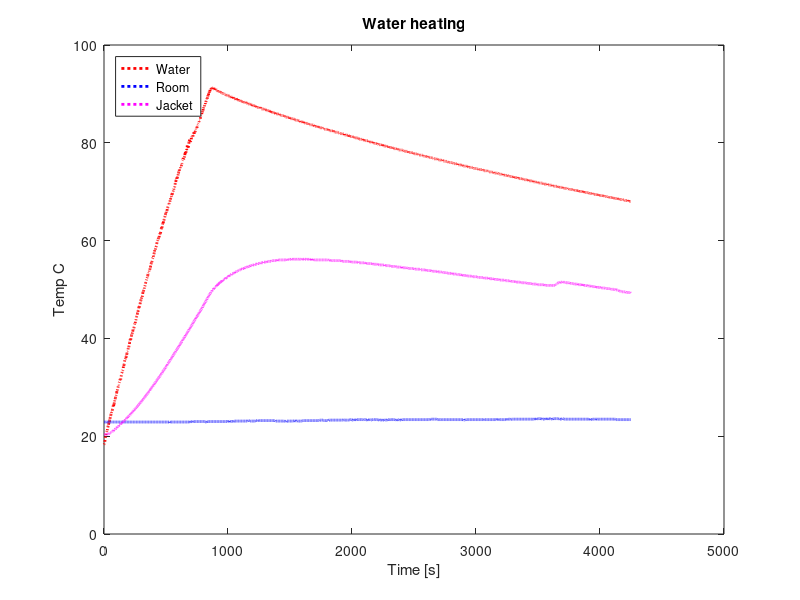

The MATLAB script that drew this image:
clear all
close all

a = 1.675091827e-3;
b = 1.857536553e-4;
c = 5.373169834e-7;

fid = fopen('heating_new_3L.txt');
data1 = fscanf(fid, '%f');
fclose(fid);

%--------------------------------------------------
time1 = data1(1:4:length(data1))/1000;
analog11 = data1(2:4:length(data1));
analog21 = data1(3:4:length(data1));
analog31 = data1(4:4:length(data1));

Rw1 = (2250600./analog11) - 2200;
Rwlog1 = log(Rw1);
Rr1 = (2250600./analog21) - 2200;
Rrlog1 = log(Rr1);
Rj1 = (2250600./analog31) - 2200;
Rjlog1 = log(Rj1);

Tw1 = (1./(a + b.*Rwlog1 + c.*(Rwlog1.^3)))-273.15;
Tr1 = (1./(a + b.*Rrlog1 + c.*(Rrlog1.^3)))-273.15;
Tj1 = (1./(a + b.*Rjlog1 + c.*(Rjlog1.^3)))-273.15;
%----------------------------------------------------
%limit = 25;

%[~, pos1] = min(abs(limit-Tw1));

%time1x = time1(pos1:end)-time1(pos1);

time1 = time1 - time1(1);

figure
plot(time1, Tw1, ':r', 'LineWidth', 2);
xlabel('Time [s]')
ylabel('Temp C')
title('Water heating')
hold on
plot(time1, Tr1, ':b', 'LineWidth', 2);
plot(time1, Tj1, ':m', 'LineWidth', 2);

legend('Water', 'Room', 'Jacket', 'Location', 'NorthWest');
